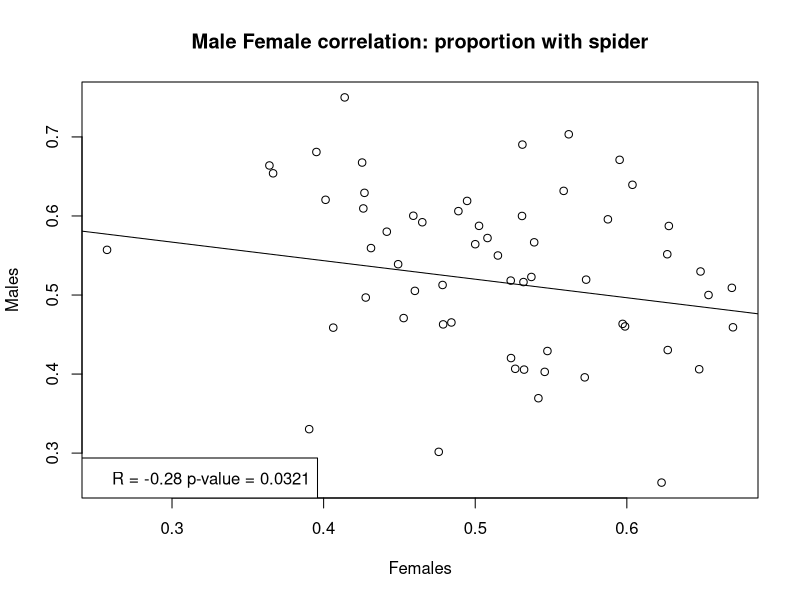
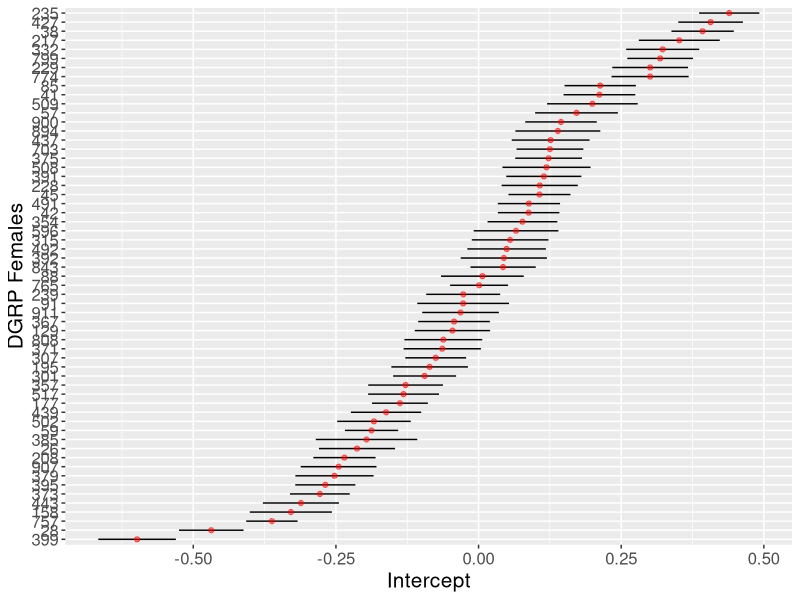
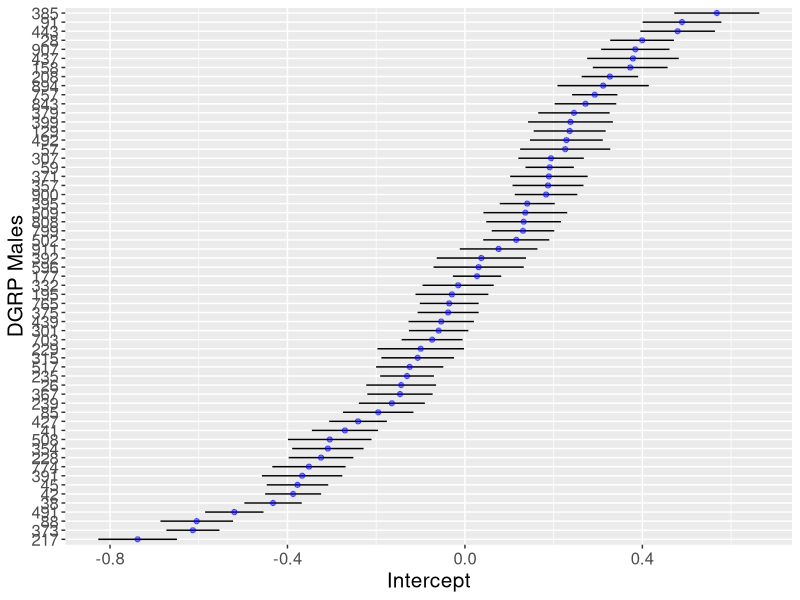
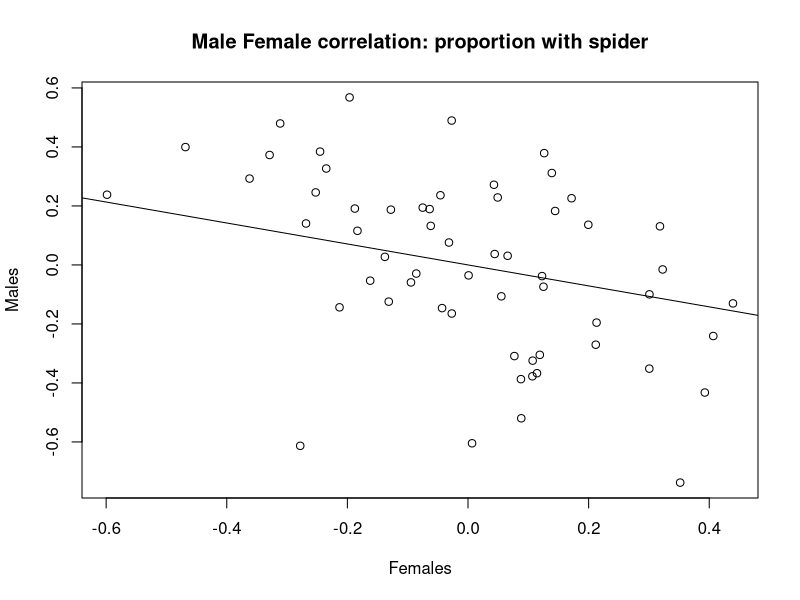
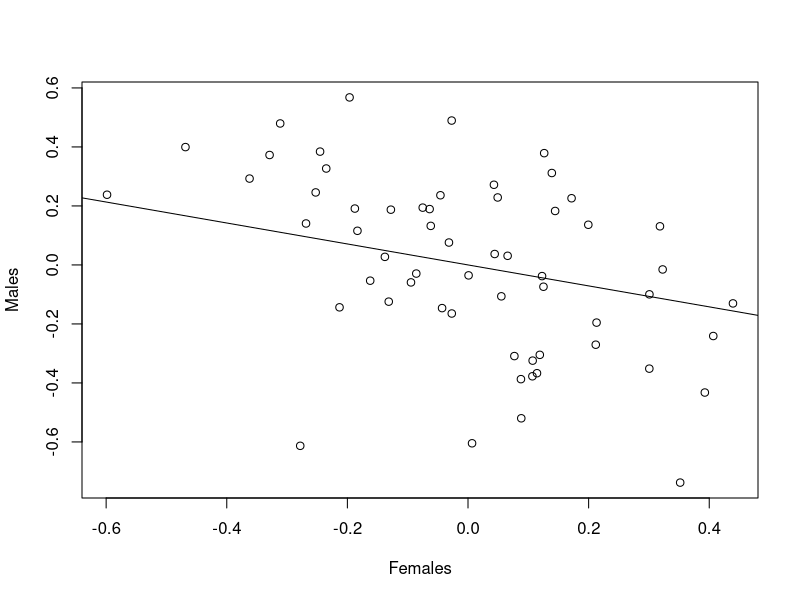
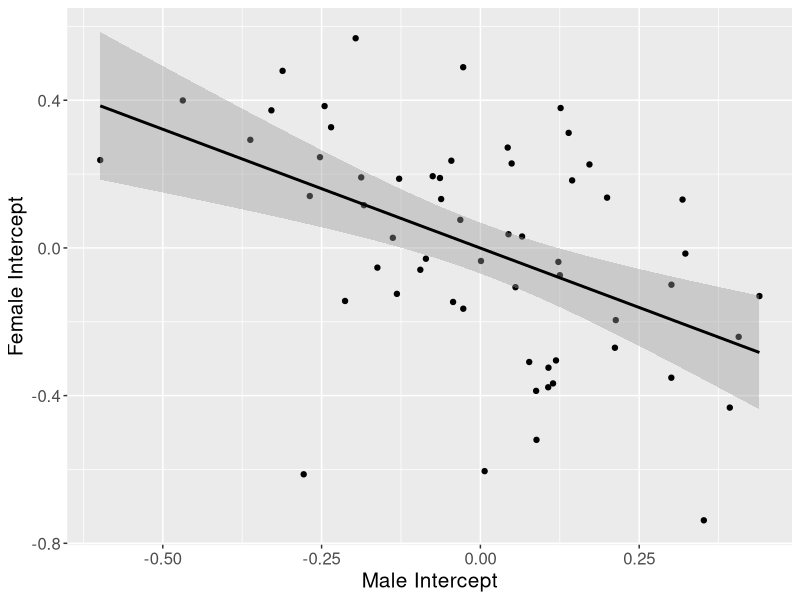
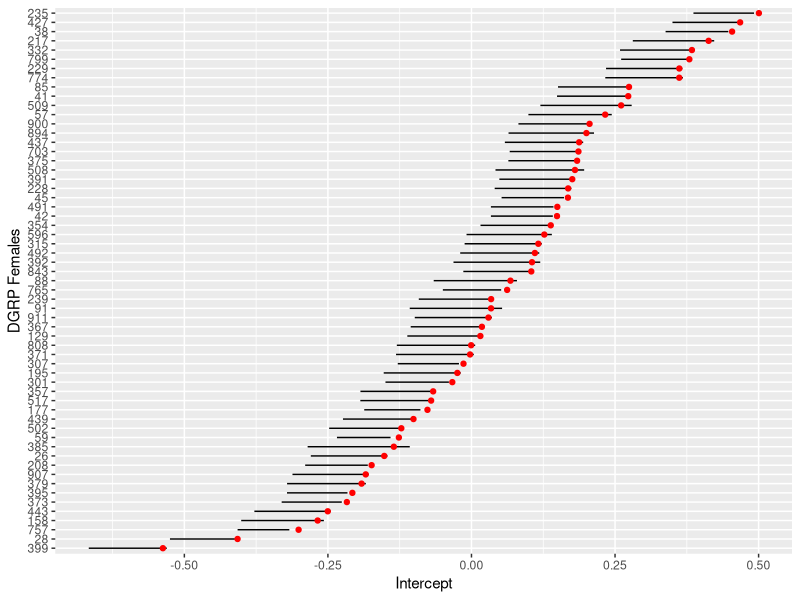
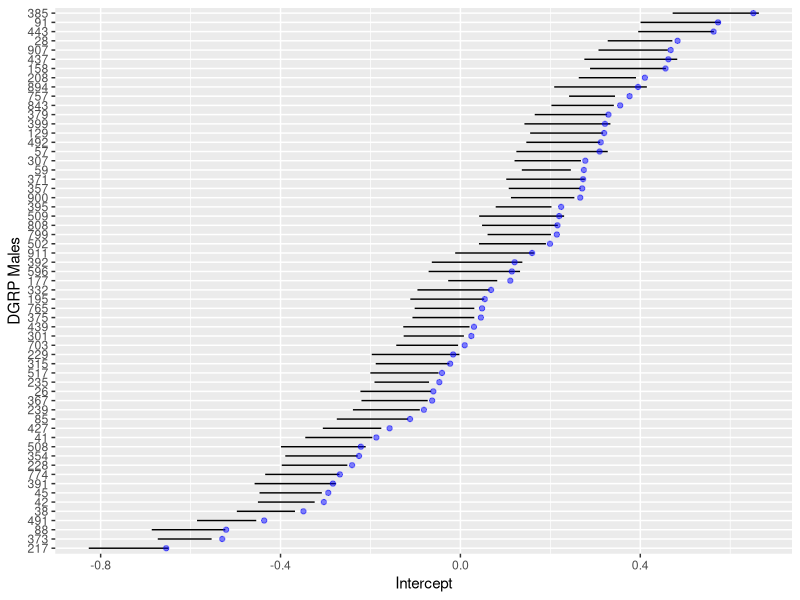

Write R code to recreate these figures, in order.
#Official R-code for the perception Data:

#Packages:
library(ggplot2)
library(dplyr)
library(lme4)
library(car)
library(effects)
require(lattice)

#install.packages("pbkrtest")
library("pbkrtest")

#Possibly not needed
library(Hmisc)

ggCaterpillar <- function(re, QQ=TRUE, likeDotplot=TRUE) {
  require(ggplot2)
  f <- function(x) {
    pv   <- attr(x, "postVar")
    cols <- 1:(dim(pv)[1])
    se   <- unlist(lapply(cols, function(i) sqrt(pv[i, i, ])))
    ord  <- unlist(lapply(x, order)) + rep((0:(ncol(x) - 1)) * nrow(x), each=nrow(x))
    pDf  <- data.frame(y=unlist(x)[ord],
                       ci=1.96*se[ord],
                       nQQ=rep(qnorm(ppoints(nrow(x))), ncol(x)),
                       ID=factor(rep(rownames(x), ncol(x))[ord], levels=rownames(x)[ord]),
                       ind=gl(ncol(x), nrow(x), labels=names(x)))
    
    if(QQ) {  ## normal QQ-plot
      p <- ggplot(pDf, aes(nQQ, y))
      p <- p + facet_wrap(~ ind, scales="free")
      p <- p + xlab("Standard normal quantiles") + ylab("Random effect quantiles")
    } else {  ## caterpillar dotplot
      p <- ggplot(pDf, aes(ID, y)) + coord_flip()
      if(likeDotplot) {  ## imitate dotplot() -> same scales for random effects
        p <- p + facet_wrap(~ ind)
      } else {           ## different scales for random effects
        p <- p + facet_grid(ind ~ ., scales="free_y")
      }
      p <- p + xlab("Levels") + ylab("Random effects")
    }
    
    p <- p + theme(legend.position="none")
    p <- p + geom_hline(yintercept=0)
    p <- p + geom_errorbar(aes(ymin=y-ci, ymax=y+ci), width=0, colour="black")
    p <- p + geom_point(aes(size=1.2), colour="blue") 
    return(p)
  }
  
  lapply(re, f)
}




perception <- read.csv('Perception_all_Data.csv', h=TRUE)

#Remove all temp, bp and humidity (not using in analysis) and 24 hour counts
#Note: Humidity showed to have some effect but beacues this is only three readings over 48 hours, day effects should incorperate changing humiduty throughout the day

perception <- subset(perception, select = -c(Spider_24, Not_Spider_24, Outside_24, Humidity_start, Humidity_24, Humidity_48, Temp_start, Temp_24, Temp_48, BP_Start, BP_24, BP_48) )

#DGRP as factor

perception$DGRP <- factor(perception$DGRP)

#Total those assorted into vials
perception$spiANDno_48 <- with(perception, Spider_48 + Not_Spider_48)

#Subsample of those with more than six total in vials
perception <- subset(perception, spiANDno_48 >= 6)

#New data frame with needed variables (and change some names):
DGRP_by_counts <- with(perception,
                       data.frame(DGRP, Sex, Spider=Spider_48,
                                  Not_spider=Not_Spider_48, Outside=Outside_48,
                                  Date=Start_date, Vial_total= spiANDno_48, Number=Number))

DGRP_by_counts$proportion_spider <- with(DGRP_by_counts, Spider/Vial_total)

#Data set with all DGRP lines together into one group (by sex also): inclueds mean temperature scales (and humidity) and the mean proportion with spiders and SE

DGRP_sub <-DGRP_by_counts %>%
  group_by(DGRP, Sex) %>%
  summarise(prop_spider=mean(proportion_spider),
            se =((sd(proportion_spider))/sqrt(n())))


###Sex Correlation:
with(DGRP_sub, cor(prop_spider[Sex == "Female"],prop_spider[Sex == "Male"] ))

MFcor <- with(DGRP_sub, cor(prop_spider[Sex == "Female"],prop_spider[Sex == "Male"] ))

##rcorr:
#??Hmisc
with(DGRP_sub, rcorr(x = prop_spider[Sex == "Female"],y = prop_spider[Sex == "Male"]))

line2 <- lm(DGRP_sub$prop_spider[DGRP_sub$Sex == "Female"] ~ DGRP_sub$prop_spider[DGRP_sub$Sex == "Male"])

with(DGRP_sub, plot(x = prop_spider[Sex == "Female"],y = prop_spider[Sex == "Male"], xlab = "Females", ylab = "Males", abline(line2), main = "Male Female correlation: proportion with spider"))

legend("bottomleft", bty="y", 
       legend=paste("R = -0.28" , "p-value = 0.0321" ))


#Model:
## DGRP is a random effect

#Remove date or temp,hum,bp:  Redundant to have both?

mod1 <- glmer(cbind(Spider, Not_spider) ~ 1 + Sex  + (1|Date) 
              + (0 + Sex|DGRP), data = DGRP_by_counts, family = "binomial")
summary(mod1)

rr1 <- ranef(mod1, condVar = TRUE)
head(rr1)

pv <- attr(rr1$DGRP, "postVar")
pv
se_fem <- pv[1, 1, ]
se_ma <- pv[2,2, ]
#Data frame of intercepts
rand.interc<-rr1$DGRP
rand.interc
df<-data.frame(Intercepts=rr1$DGRP[,1:2], DGRP=rownames(rand.interc), se_female=se_fem, se_male=se_ma)
colnames(df) <- c("Female_Int", "Male_Int", "DGRP", "Female_se", "Male_se")
df$m.low <- with(df, Male_Int - 2 * Male_se)
df$m.high <- with(df, Male_Int + 2 * Male_se)
df$f.low <- with(df, Female_Int - 2 * Female_se)
df$f.high <- with(df, Female_Int + 2 * Female_se)

colMeans(ranef(mod1)$DGRP)
df$Male_scale  <- df$Male_Int + (0.08348933)
df$Female_scale  <- df$Female_Int + 0.06116928
df$m.scale.low  <- df$m.low + 0.5
df$m.scale.high  <- df$m.high + 0.5
df$f.scale.low  <- df$f.low + 0.5
df$f.scale.high  <- df$f.high + 0.5


fixef(mod1)
coef(mod1)$DGRP
summary(mod1)
cc1 <- coef(mod1)$DGRP
cc1$DGRP <- df$DGRP
head(cc1)

F1 <- ggplot(df, aes(y=Female_Int, x=reorder(DGRP, Female_Int))) + 
  geom_linerange(aes(ymin=f.low, ymax=f.high), colour="black") + 
  geom_point(colour="red", alpha=.5) + 
  coord_flip() + 
  labs(y="Intercept", x="DGRP Females")
# Error bars == upper and lower 95% confidence intervals
M1 <- ggplot(df, aes(y=Male_Int, x=reorder(DGRP, Male_Int))) + 
  geom_linerange(aes(ymin=m.low, ymax=m.high), colour="black") + 
  geom_point(colour="blue", alpha=.5) + 
  coord_flip() + 
  labs(y="Intercept", x="DGRP Males")


F1 +
  theme(text = element_text(size=15))
M1 +
  theme(text = element_text(size=15))

VarCorr(mod1)
line3 <- lm(df$Female_Int ~ df$Male_Int)

with(df, plot(x = Female_Int,y = Male_Int, xlab = "Females", ylab = "Males", abline(line3), main = "Male Female correlation: proportion with spider"))

with(df, plot(x = Female_Int,y = Male_Int, xlab = "Females", ylab = "Males", abline(line3)))

corr <- ggplot(df, aes(x = Female_Int,y=Male_Int))
corr + geom_point() +
  labs(y="Female Intercept", x="Male Intercept") + geom_smooth(method="lm", colour="black") +
  theme(text = element_text(size=15))


F2 <- ggplot(df, aes(y=Female_scale, 
                     x=reorder(DGRP, Female_scale))) + 
  geom_linerange(aes(ymin=f.low, ymax=f.high), colour="black") + 
  geom_point(colour="red") + 
  coord_flip() + 
  labs(y="Intercept", x="DGRP Females")
F2
# Error bars == upper and lower 95% confidence intervals
M2 <- ggplot(df, aes(y=Male_scale, x=reorder(DGRP, Male_scale))) + 
  geom_linerange(aes(ymin=m.low, ymax=m.high), colour="black") + 
  geom_point(colour="blue", alpha=.5) + 
  coord_flip() + 
  labs(y="Intercept", x="DGRP Males")
M2



#Model comparison: comparing with random DGRP effects and without:

#Large model: mod1

mod1 <- glmer(cbind(Spider, Not_spider) ~ 1 + Sex + 
                (1|Date) + (0 + Sex|DGRP),
              data = DGRP_by_counts, family = "binomial")
summary(mod1)
Anova(mod1)

mod2 <- glmer(cbind(Spider, Not_spider) ~ 1 + Sex + (1|Date) + (1|DGRP),
              data = DGRP_by_counts, family = "binomial")
summary(mod2)
Anova(mod2)

#Small Model:
mod3 <- glmer(cbind(Spider, Not_spider) ~ 1 + Sex + (1|Date), 
              data = DGRP_by_counts, family = "binomial")
summary(mod3)
Anova(mod3)

PB_Mod_1 <- PBmodcomp(mod2, mod3, nsim = 10, ref = NULL, seed = NULL,
                    cl = NULL, details = 0)
summary(PB_Mod_1)

PB_Mod_2 <- PBmodcomp(mod1, mod2, nsim = 10, ref = NULL, seed = NULL,
                    cl = NULL, details = 0)
summary(PB_Mod_2)
